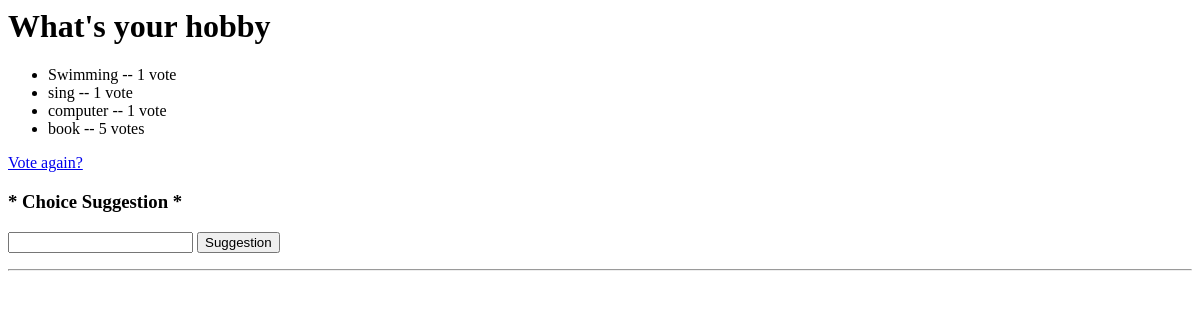
Before: /polls/2/results/ with the older database file.
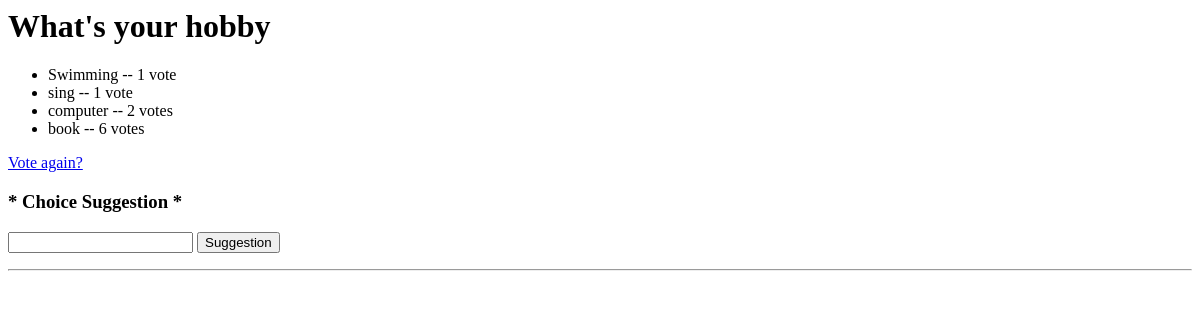
After: the same page with the newer database file.
### polls/models.py (models this page shows, shortened)
class Question(models.Model):
    question_text = models.CharField(max_length=200)
    pub_date = models.DateTimeField("date published")
    closed_at = models.DateTimeField(default=timezone.now() + datetime.timedelta(days=3))

class Choice(models.Model):
    question = models.ForeignKey(Question, on_delete=models.CASCADE)
    approved = models.BooleanField(default=True)
    choice_text = models.CharField(max_length=200)
    votes = models.IntegerField(default=0)

### polls/views.py (the view)
# urls.py: path('<int:pk>/results/', views.ResultsView.as_view(), name='results'),
class ResultsView(generic.DetailView):
    model = Question
    template_name = "polls/results.html"

### polls/templates/polls/results.html (shortened to what this page needs)
<h1>{{ question.question_text }}</h1>
<ul>
{% for choice in question.choice_set.all %}
    {% if choice.approved is True %}
    <li>{{ choice.choice_text }} -- {{ choice.votes }} vote{{ choice.votes|pluralize }}</li>
    {% endif %}
{% endfor %}
</ul>
<a href="{% url 'polls:detail' question.id %}">Vote again?</a>
<h3> * Choice Suggestion *</h3>
    <form action="{% url 'polls:suggestion' question.id %}"method="post">
        <input type="text" name="text">
        <button type="submit" value = "suggestion">Suggestion</button>
    </form>
<hr>

Changed rows visible on the page:
changed Choice "computer": votes "1" → "2"
changed Choice "book": votes "5" → "6"
